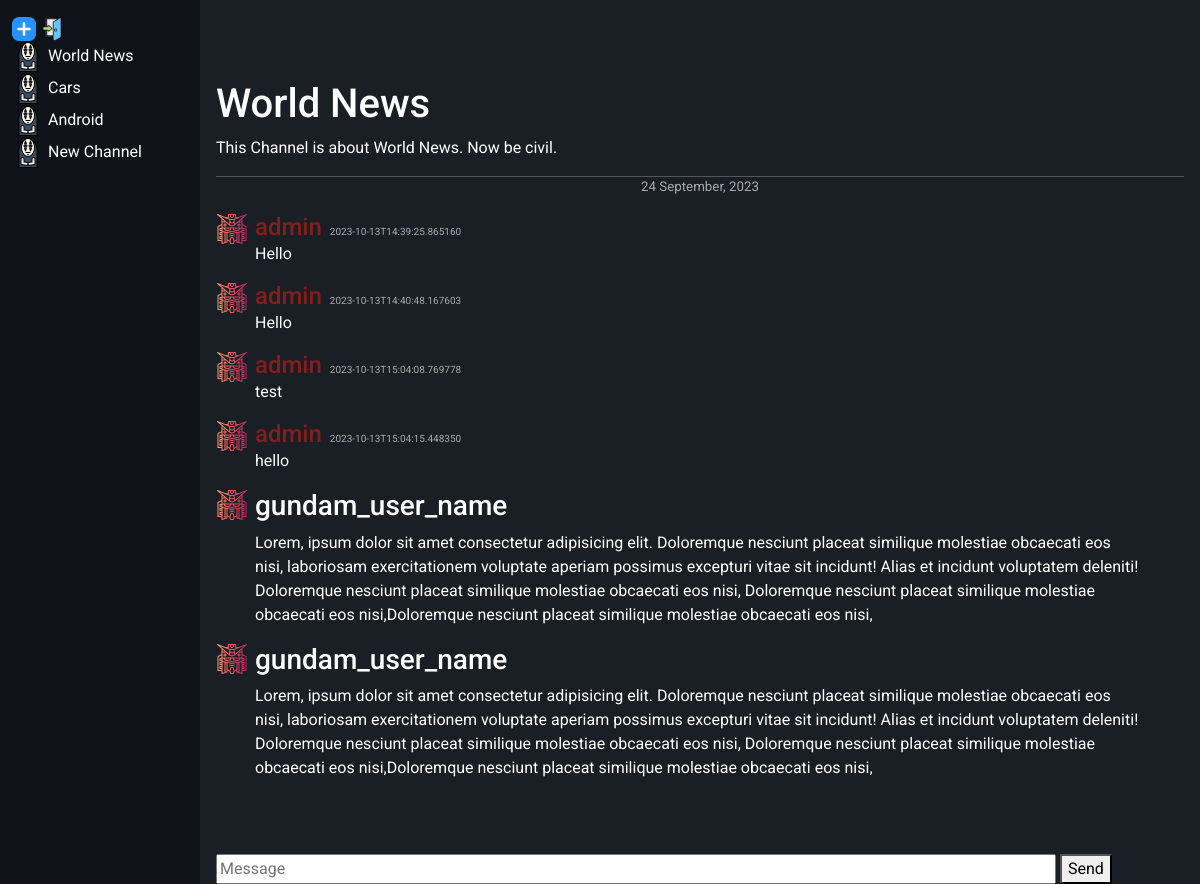
/channel/1 (signed in), run on the app's committed database.
### main.py (models this page shows, shortened)
class Channel(db.Model):
    __tablename__ = "channels"
    id = db.Column(db.Integer, primary_key=True, autoincrement=True)
    name = db.Column(db.String, nullable=False)
    description = db.Column(db.String, nullable=False)
    chats = db.relationship("Chat", backref="channels", lazy=True)

class Chat(db.Model):
    __tablename__ = "chats"
    id = db.Column(db.Integer, primary_key=True, autoincrement=True)
    user_id = db.Column(db.Integer, db.ForeignKey("users.id"), nullable=False)
    channel_id = db.Column(db.Integer, db.ForeignKey("channels.id"), nullable=False)
    chat_text = db.Column(db.String, nullable=False)
    datetime = db.Column(db.DateTime, default=datetime.utcnow, nullable=False)

class User(UserMixin, db.Model):
    __tablename__ = "users"
    id = db.Column(db.Integer, primary_key=True, autoincrement=True)
    username = db.Column(db.String(50), nullable=False)
    email = db.Column(db.String(100), nullable=False)
    password = db.Column(db.String, nullable=False)
    chat = db.relationship("Chat", backref="users", lazy=True)
    db.UniqueConstraint(username, email)

### main.py (the view)
@app.route("/channel/<int:channel_id>")
def channel(channel_id):
    session["channel_id"] = channel_id
    channel = Channel.query.filter_by(id=channel_id).first()
    channels = Channel.query.all()
    chats = Chat.query.filter_by(channel_id=channel_id).all()
    if current_user.is_authenticated:
        session["channel_id"] = channel_id
        session["username"] = current_user.username
        return render_template("index.html", channel=channel, chats=chats, channels=channels)
    return render_template("index.html", channel=channel, chats=chats, channels=channels)

### main.py (called while the page is built)
@login_manager.user_loader
def load_user(id):
    return User.query.get(int(id))

### templates/index.html (shortened to what this page needs)
{% extends "base.html" %}
{% block content %}
<div class="container-fluid">
    <div class="row">
        <div id="channels-side" class="col-lg-2 col-md-3 col-sm-2">
            <ul class="side-list">
                <li>
                    <div>
                        <a style="display: inline;" href="{{url_for('create_channel')}}" title="create-channel"><img src="{{url_for('static', filename='images/plus.png')}}" alt="sign-up" height="24px"></a>
                        <a style="display: inline;" href="{{url_for('register')}}" title="sign-up"><img src="{{url_for('static', filename='images/log-in.png')}}" alt="sign-up" height="24px"></a>
                    </div>
                </li>
                {% for channel in channels %}
                <li>
                    <a href="{{url_for('channel', channel_id=channel.id)}}">
                        <img src="{{url_for('static', filename='images/ghost.png')}}" height="32px" width="32px"
                            alt="" />
                        {{channel.name}}
                    </a>
                </li>
                {% endfor %}
            </ul>
        </div>
        <div id="chat-side" class="col-lg-10 col-md-9 col-sm-10">
            <div class="cotainer-fluid">
                {% if channel%}
                <div class="chat-area">
                    <section id="chat-head">
                        {% if channel %}
                        <h1>{{channel.name}}</h1>
                        <p>{{channel.description}}</p>
                        {% endif %}
                    </section>
                    <hr style="margin-bottom: 0;">
                    <p class="chat-day-date" style="text-align: center">24 September, 2023</p>
                    <ul class="side-list" id="chat-list">
                        {% for chat in chats %}
                        <li>
                            <div class="row">
                                <div class="col-1 user-chat-pic">
                                    <img src="{{url_for('static', filename='images/gundam.png')}}" height="32px"
                                        width="32px" alt="username">
                                </div>
                                <div class="col-11 user-chat-text">
                                    <h3 class="username">{{chat.users.username}}</h3><span
                                        class="chat-local-datetime">{{chat.datetime.isoformat()}}</span>
                                    <p>
                                        {{chat.chat_text}}
                                </div>
                            </div>
                        </li>
                        {% endfor %}
                        <li>
                            <div class="row">
                                <div class="col-1 user-chat-pic">
                                    <img src="{{url_for('static', filename='images/gundam.png')}}" height="32px"
                                        width="32px" alt="username">
                                </div>
                                <div class="col-11 user-chat-text">
                                    <h3>gundam_user_name</h3>
                                    <p>Lorem, ipsum dolor sit amet consectetur adipisicing elit.
                                        Doloremque nesciunt placeat similique molestiae obcaecati eos nisi, laboriosam
                                        exercitationem voluptate aperiam possimus excepturi vitae sit incidunt! Alias et
                                        incidunt
                                        voluptatem deleniti! Doloremque nesciunt placeat similique molestiae obcaecati eos
                                        nisi,
                                        Doloremque nesciunt placeat similique molestiae obcaecati eos nisi,Doloremque
                                        nesciunt placeat similique molestiae obcaecati eos nisi,
                                </div>
                            </div>
                        </li>
                        <li>
                            <div class="row">
                                <div style="display:inline; max-width: 39px;" class="col-1 user-chat-pic">
                                    <img src="{{url_for('static', filename='images/gundam.png')}}" height="32px"
                                        width="32px" alt="username">
                                </div>
                                <div style="display: inline;" class="col-11 user-chat-text">
                                    <h3>gundam_user_name</h3>
                                    <p>Lorem, ipsum dolor sit amet consectetur adipisicing elit.
                                        Doloremque nesciunt placeat similique molestiae obcaecati eos nisi, laboriosam
                                        exercitationem voluptate aperiam possimus excepturi vitae sit incidunt! Alias et
                                        incidunt
                                        voluptatem deleniti! Doloremque nesciunt placeat similique molestiae obcaecati eos
                                        nisi,
                                        Doloremque nesciunt placeat similique molestiae obcaecati eos nisi,Doloremque
                                        nesciunt placeat similique molestiae obcaecati eos nisi,
                                </div>
                            </div>
                        </li>
                    </ul>
                    <div class="message-box">
                        {% if current_user.is_authenticated %}
                        <div class="inputs">
                            <input type="text" rows="3" placeholder="Message" name="message" id="message"
                                onkeydown="message_input(this)" />
                            <button type="submit" name="send" id="send-btn" onClick="sendMessage()">
                                Send
                            </button>
                        </div>
                        {% else %}
                        <a href="{{url_for('login')}}" style="color: red;"><strong>Login to chat</strong></a>
                        {% endif %}
                    </div>
                </div>
                {% endif %}
            </div>
        </div>
    </div>
</div>
{% endblock  %}

### static/css/style.css (style rules this page uses)
body { background-color: #1a1f26; color: #FFFFFF; font-family: 'Roboto', Arial, sans-serif; }
h1 { margin-top: 5rem; }
#channels-side { height: 100vh; padding-top: 1rem; background-color: rgb(16, 20, 26); overflow-y: scroll; }
#channels-side a { text-decoration: none; color: #FFFFFF; display: -webkit-box; -webkit-line-clamp: 1; -webkit-box-orient: vertical; overflow: hidden; }
#chat-side { height: 100vh; padding: 0 1rem 0 1rem ; }
.side-list { list-style: none; padding-left: 0; }
.chat-area { height: 95vh; overflow-y: auto; }
#chat-list { margin-bottom: 3rem; }
.chat-day-date { font-size: smaller; text-align: center; color: darkgray; }
.user-chat-pic { display: inline; max-width: 39px; }
.user-chat-text { display: inline; }
.username { display: inline; font-size: 24px; color: rgb(134, 28, 28); }
.chat-local-datetime { font-size: x-small; color: darkgray; margin-left: 0.5rem; }
.message-box { display: block; position: fixed; bottom: 0; width: 100%; }
.inputs input { width: 70%; }

### data on the page
Channel: name "World News", description "This Channel is about World News. Now be civil."
Channel: name "Cars"
Channel: name "Android"
Channel: name "New Channel"
Chat: users.username "admin", datetime "2023-10-13T14:39:25.865160", chat_text "Hello"
Chat: users.username "admin", datetime "2023-10-13T14:40:48.167603", chat_text "Hello"
Chat: users.username "admin", datetime "2023-10-13T15:04:08.769778", chat_text "test"
Chat: users.username "admin", datetime "2023-10-13T15:04:15.448350", chat_text "hello"
